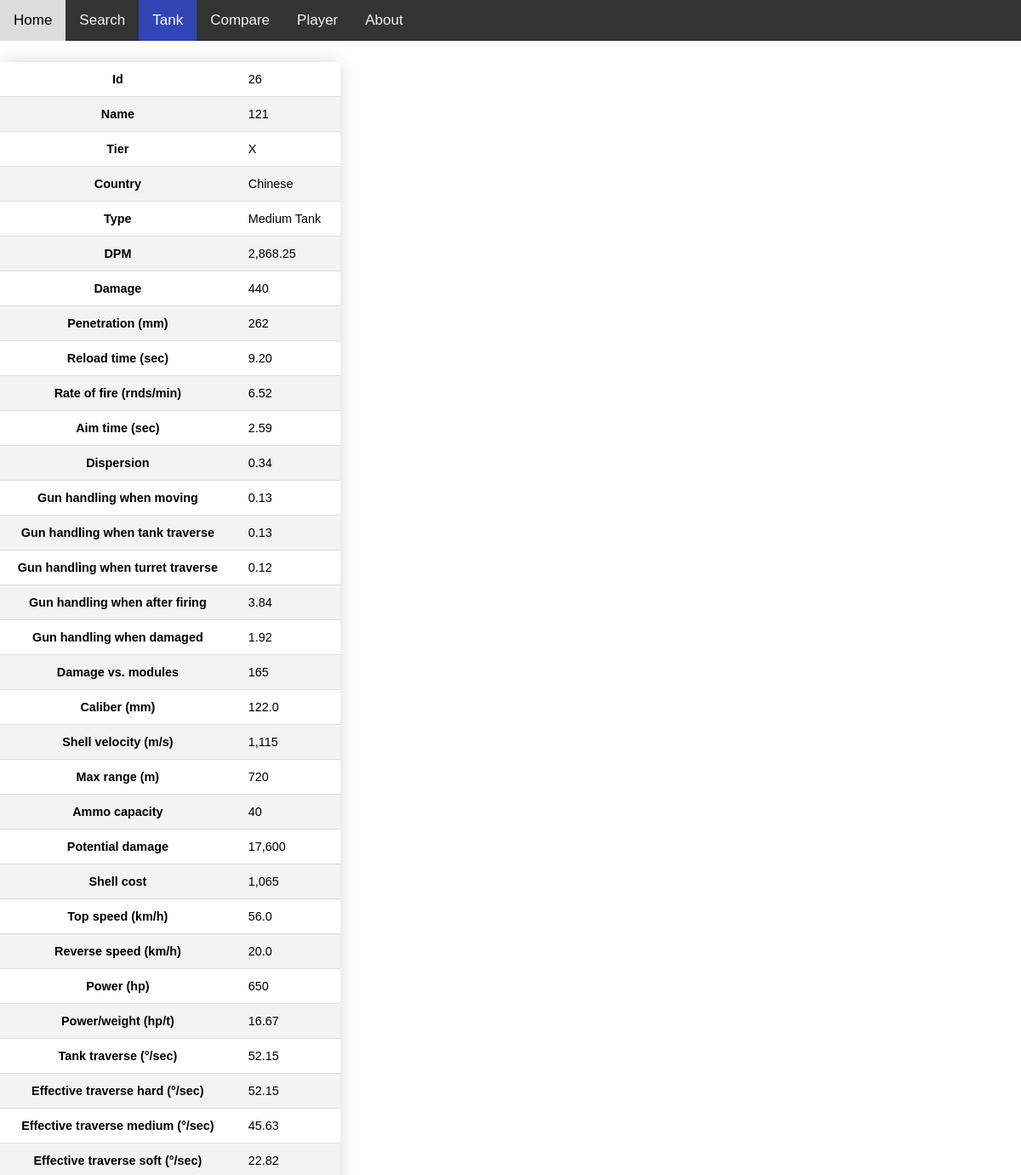
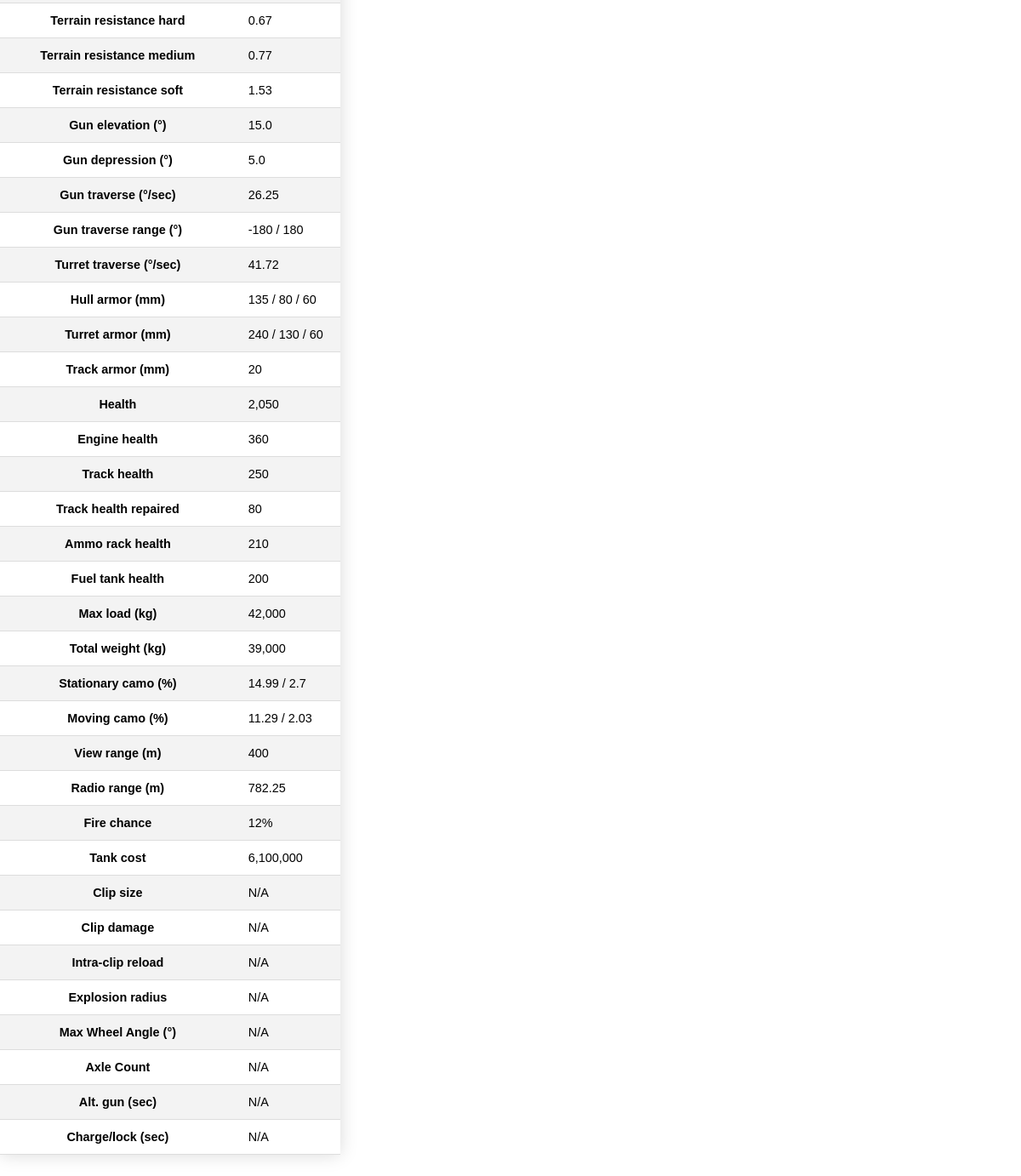
Screenshot of /tank/121 with the database file from the repository (2 pictures, top to bottom).
### tables this page shows
CREATE TABLE "Tanks" (
            "Id"	INTEGER PRIMARY KEY,
            "Name"	TEXT,
            "TierId"	INTEGER NOT NULL,
            "CountryId"	INTEGER NOT NULL,
            "TypeId"	INTEGER NOT NULL,
            "DPM"	TEXT,
            "Damage"	TEXT,
            "Penetration (mm)"	INTEGER,
            "Reload time (sec)"	TEXT,
            "Rate of fire (rnds/min)"	REAL,
            "Aim time (sec)"	REAL,
            "Dispersion"	REAL,
            "Gun handling when moving"	REAL,
            "Gun handling when tank traverse"	REAL,
            "Gun handling when turret traverse"	REAL,
            "Gun handling when after firing"	REAL,
            "Gun handling when damaged"	REAL,
            "Damage vs. modules"	INTEGER,
            "Caliber (mm)"	REAL,
            "Shell velocity (m/s)"	TEXT,
            "Max range (m)"	TEXT,
            "Ammo capacity"	INTEGER,
            "Potential damage"	TEXT,
            "Shell cost"	TEXT,
            "Top speed (km/h)"	REAL,
            "Reverse speed (km/h)"	REAL,
            "Power (hp)"	TEXT,
            "Power/weight (hp/t)"	REAL,
            "Tank traverse (°/sec)"	REAL,
            "Effective traverse hard (°/sec)"	REAL,
            "Effective traverse medium (°/sec)"	REAL,
            "Effective traverse soft (°/sec)"	REAL,
            "Terrain resistance hard"	REAL,
            "Terrain resistance medium"	REAL,
            "Terrain resistance soft"	REAL,
            "Gun elevation (°)"	REAL,
            "Gun depression (°)"	REAL,
            "Gun traverse (°/sec)"	REAL,
            "Gun traverse range (°)"	TEXT,
            "Turret traverse (°/sec)"	REAL,
            "Hull armor (mm)"	TEXT,
            "Turret armor (mm)"	TEXT,
            "Track armor (mm)"	INTEGER,
            "Health"	TEXT,
            "Engine health"	INTEGER,
            "Track health"	INTEGER,
            "Track health repaired"	INTEGER,
            "Ammo rack health"	INTEGER,
            "Fuel tank health"	INTEGER,
            "Max load (kg)"	TEXT,
            "Total weight (kg)"	TEXT,
            "Stationary camo (%)"	TEXT,
            "Moving camo (%)"	TEXT,
            "View range (m)"	INTEGER,
            "Radio range (m)"	REAL,
            "Fire chance"	TEXT,
            "Tank cost"	TEXT,
            "Clip size"	REAL,
            "Clip damage"	TEXT,
            "Intra-clip reload"	REAL,
            "Explosion radius"	REAL,
            "Max Wheel Angle (°)"	REAL,
            "Axle Count"	REAL,
            "Alt. gun (sec)"	REAL,
            "Charge/lock (sec)"	TEXT,
            FOREIGN KEY("CountryId") REFERENCES "Countries"("Id"),
	        FOREIGN KEY("TypeId") REFERENCES "Types"("Id"),
	        FOREIGN KEY("TierId") REFERENCES "Tiers"("Id")
        );

CREATE TABLE 'Countries'(
            'Id' INTEGER PRIMARY KEY AUTOINCREMENT,
            'Name' TEXT NOT NULL
        );

CREATE TABLE 'Types'(
            'Id' INTEGER PRIMARY KEY AUTOINCREMENT,
            'Name' TEXT NOT NULL
        );

### app.py (the view)
@app.route('/tank/<name>')
def tank_name(name):
    tank = get_tank_by_name(name)
    if not tank:
        return render_template('tank_no_results.html')
    print(tank)
    tags = get_tags_from_name(name)
    tank = list(tank[0])
    tank[2] = tags[0]
    tank[3] = tags[1]
    tank[4] = tags[2]
    for i in range(len(tank)):
            if tank[i] == '':
                tank[i] = 'N/A'
    T = []
    T.append(tank)
    row_len = [i for i in range(len(T))]
    column = get_column()
    col_len = [i for i in range(len(column))]
    return render_template('tank_results.html',tank = T, column = column, col_len = col_len, row_len = row_len)

### app.py (called while the page is built)
def make_query_with_db(query):
    connection = sqlite3.connect('tank_stats.sqlite')
    cursor = connection.cursor()
    result = cursor.execute(query).fetchall()
    connection.close()
    return result

def get_tank_by_name(name):
    query = f"SELECT Tanks.* from Tanks where Tanks.Name = '{name}'"
    tank = make_query_with_db(query)
    return tank

def get_column():
    connection = sqlite3.connect('tank_stats.sqlite')
    cursor = connection.execute('select * from Tanks')
    columns = [description[0] for description in cursor.description]
    connection.close()
    columns[2] = "Tier"
    columns[3] = "Country"
    columns[4] = "Type"
    return columns

def get_tags_from_name(name):
    query = f"SELECT Tiers.Name, Countries.Name, Types.Name FROM Tanks,Tiers,Countries,Types where Tanks.name = '{name}' and Tanks.CountryId = Countries.Id and Tanks.TypeId = Types.Id and Tanks.TierId = Tiers.Id"
    tags = make_query_with_db(query)
    return tags[0]

### templates/tank_results.html (shortened to what this page needs)
 <!DOCTYPE html>
 <html lang="en">
 <head>
 </head>
 <body>
     <div class="topnav">
         <a href="/">Home</a>
         <a href="/search">Search</a>
         <a class="active" href="/tank">Tank</a>
         <a href="/compare">Compare</a>
         <a href="/player">Player</a>
         <a href="/about">About</a>
     </div>
 <table class = "styled-table">
     {% for i in col_len %}
     <tr>
         <th>{{column[i]}}</th>
         {% for j in row_len %}
         <td>{{tank[j][i]}}</td>
         {% endfor %}
     </tr>
     {% endfor %}
 </table>
 </body>
 </html>

### templates/tank_results.html (style rules this page uses)
.styled-table { border-collapse: collapse; margin: 25px 0; font-size: 0.9em; font-family: sans-serif; min-width: 400px; box-shadow: 0 0 20px rgba(0, 0, 0, 0.15); }
.styled-table th,.styled-table td { padding: 12px 15px; }
.styled-table tbody tr { border-bottom: 1px solid #dddddd; }
.styled-table tbody tr:nth-of-type(even) { background-color: #f3f3f3; }
body { margin: 0; font-family: Arial, Helvetica, sans-serif; }
.topnav { background-color: #333; overflow: hidden; }
.topnav a { float: left; color: #f2f2f2; text-align: center; padding: 14px 16px; text-decoration: none; font-size: 17px; }
.topnav a.active { background-color: #3145b4; color: white; }

### rows the page displays
Tanks: Name "121" "2,868.25" "440" "262" "9.20" "6.52" "2.59" "0.34" "0.13" "0.13" "0.12" "3.84" "1.92" "122.0" "1,115" "720" "17,600" "1,065" "56.0" "20.0" "650" "16.67" "52.15" "52.15" "45.63" "22.82" "0.67" "0.77" "1.53" "15.0" "5.0" "26.25" "-180 / 180" "41.72" "135 / 80 / 60" "240 / 130 / 60" "2,050" "360" "42,000" "39,000" "14.99 / 2.7" "11.29 / 2.03" "400" "782.25" "12%" "6,100,000"
Countries: Name "Chinese"
Types: Name "Medium Tank"

### other values shown
{{ column[i] }} "Id" "Name" "Tier" "Country" "Type" "DPM" "Damage" "Penetration (mm)" "Reload time (sec)" "Rate of fire (rnds/min)" "Aim time (sec)" "Dispersion" "Gun handling when moving" "Gun handling when tank traverse" "Gun handling when turret traverse" "Gun handling when after firing" "Gun handling when damaged" "Damage vs. modules" "Caliber (mm)" "Shell velocity (m/s)" "Max range (m)" "Ammo capacity" "Potential damage" "Shell cost" "Top speed (km/h)" "Reverse speed (km/h)" "Power (hp)" "Power/weight (hp/t)" "Tank traverse (°/sec)" "Effective traverse hard (°/sec)" "Effective traverse medium (°/sec)" "Effective traverse soft (°/sec)" "Terrain resistance hard" "Terrain resistance medium" "Terrain resistance soft" "Gun elevation (°)" "Gun depression (°)" "Gun traverse (°/sec)" "Gun traverse range (°)" "Turret traverse (°/sec)" "Hull armor (mm)" "Turret armor (mm)" "Track armor (mm)" "Health" "Engine health" "Track health" "Track health repaired" "Ammo rack health" "Fuel tank health" "Max load (kg)" "Total weight (kg)" "Stationary camo (%)" "Moving camo (%)" "View range (m)" "Radio range (m)" "Fire chance" "Tank cost" "Clip size" "Clip damage" "Intra-clip reload" "Explosion radius" "Max Wheel Angle (°)" "Axle Count" "Alt. gun (sec)" "Charge/lock (sec)"
{{ tank[j][i] }} "26" "X" "165" "40" "20" "250" "80" "210" "200" "N/A" "N/A" "N/A" "N/A" "N/A" "N/A" "N/A" "N/A"
